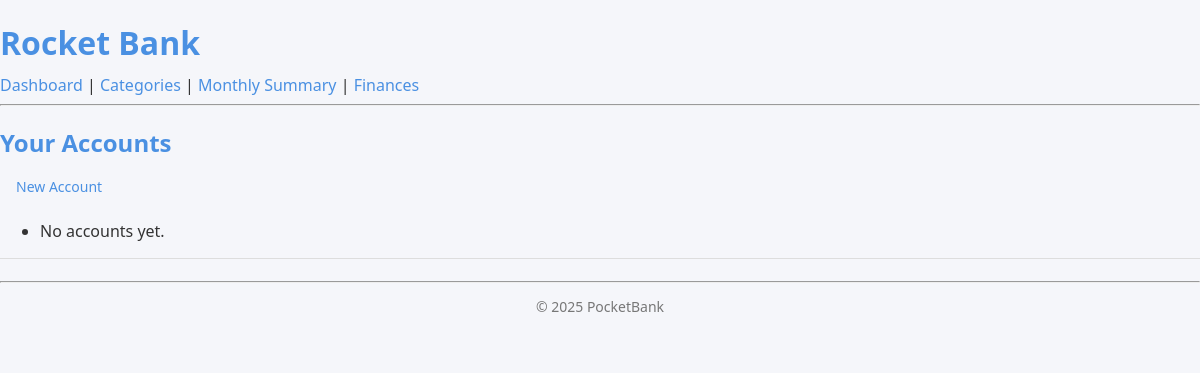
The app's page /accounts/ (signed in), older data.
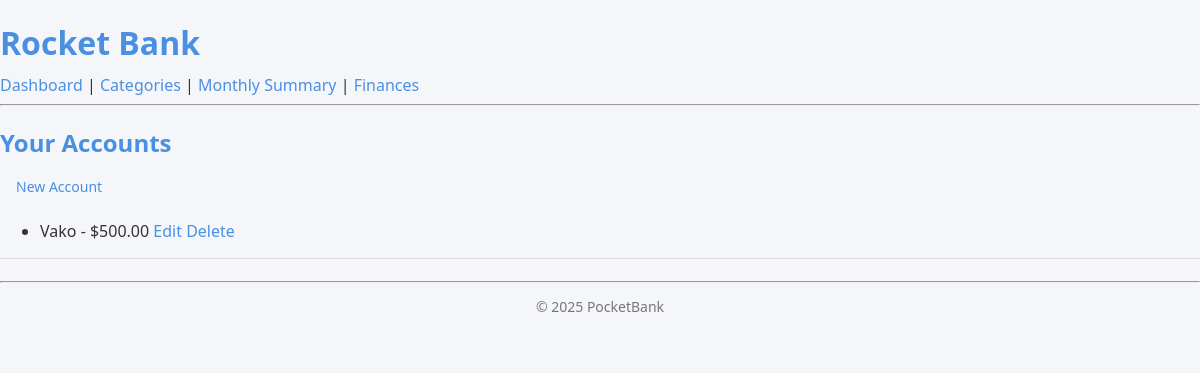
The same page, newer data.
### finance/models.py (models this page shows, shortened)
class Account(models.Model):
    name = models.CharField(max_length=50)
    balance = models.DecimalField(max_digits=15, decimal_places=2)
    owner = models.ForeignKey(User, on_delete=models.CASCADE)
    is_active = models.BooleanField(default=True)
    ACCOUNT_TYPES = [
    ('checking', 'Checking'),
    ('savings', 'Savings'),
    ('credit', 'Credit Card'),
]
    account_type = models.CharField(max_length=20, choices=ACCOUNT_TYPES)

### accounts/views.py (the view)
# urls.py: path('', AccountListView.as_view(), name='accounts_list'),
class AccountListView(LoginRequiredMixin, ListView):
    model = Account
    template_name = 'accounts/accounts_list.html'
    context_object_name = 'accounts'
    def get_queryset(self):
        return Account.objects.filter(owner=self.request.user)

### templates/accounts/accounts_list.html
{% extends "base.html" %}
{% block content %}
<h2>Your Accounts</h2>
<a href="{% url 'account_create' %}" class="btn btn-success">New Account</a>
<ul>
    {% for account in object_list %}
        <li>
            {{ account.name }} - ${{ account.balance }}
            <a href="{% url 'account_edit' account.pk %}">Edit</a>
            <a href="{% url 'account_delete' account.pk %}">Delete</a>
        </li>
    {% empty %}
        <li>No accounts yet.</li>
    {% endfor %}
</ul>
{% endblock %}

Row changes from the older to the newer data that the page shows:
added Account: name "Vako", balance "500.00"
Text that changed along with them:
text no longer shown: "No accounts yet."
